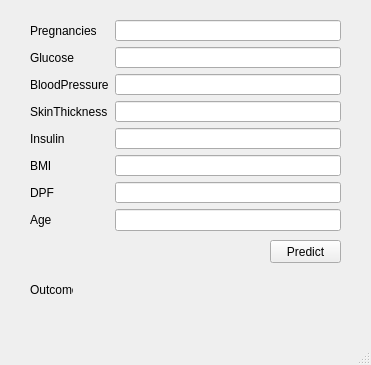
<?xml version="1.0" encoding="UTF-8"?>
<ui version="4.0">
 <class>MainWindow</class>
 <widget class="QMainWindow" name="MainWindow">
  <property name="enabled">
   <bool>true</bool>
  </property>
  <property name="geometry">
   <rect>
    <x>0</x>
    <y>0</y>
    <width>371</width>
    <height>365</height>
   </rect>
  </property>
  <property name="windowTitle">
   <string>MainWindow</string>
  </property>
  <widget class="QWidget" name="centralwidget">
   <widget class="QWidget" name="formLayoutWidget">
    <property name="geometry">
     <rect>
      <x>30</x>
      <y>20</y>
      <width>311</width>
      <height>211</height>
     </rect>
    </property>
    <layout class="QFormLayout" name="formLayout">
     <item row="0" column="0">
      <widget class="QLabel" name="label_1">
       <property name="text">
        <string>Pregnancies</string>
       </property>
      </widget>
     </item>
     <item row="0" column="1">
      <widget class="QLineEdit" name="lineEdit_17"/>
     </item>
     <item row="1" column="0">
      <widget class="QLabel" name="label_2">
       <property name="text">
        <string>Glucose</string>
       </property>
      </widget>
     </item>
     <item row="1" column="1">
      <widget class="QLineEdit" name="lineEdit_18"/>
     </item>
     <item row="2" column="0">
      <widget class="QLabel" name="label_3">
       <property name="text">
        <string>BloodPressure</string>
       </property>
      </widget>
     </item>
     <item row="2" column="1">
      <widget class="QLineEdit" name="lineEdit_13"/>
     </item>
     <item row="3" column="0">
      <widget class="QLabel" name="label_4">
       <property name="text">
        <string>SkinThickness</string>
       </property>
      </widget>
     </item>
     <item row="3" column="1">
      <widget class="QLineEdit" name="lineEdit_16"/>
     </item>
     <item row="4" column="0">
      <widget class="QLabel" name="label_5">
       <property name="text">
        <string>Insulin</string>
       </property>
      </widget>
     </item>
     <item row="4" column="1">
      <widget class="QLineEdit" name="lineEdit_14"/>
     </item>
     <item row="5" column="0">
      <widget class="QLabel" name="label_6">
       <property name="text">
        <string>BMI</string>
       </property>
      </widget>
     </item>
     <item row="5" column="1">
      <widget class="QLineEdit" name="lineEdit_10"/>
     </item>
     <item row="6" column="0">
      <widget class="QLabel" name="label_7">
       <property name="text">
        <string>DPF</string>
       </property>
      </widget>
     </item>
     <item row="6" column="1">
      <widget class="QLineEdit" name="lineEdit_12"/>
     </item>
     <item row="7" column="0">
      <widget class="QLabel" name="label_8">
       <property name="text">
        <string>Age</string>
       </property>
      </widget>
     </item>
     <item row="7" column="1">
      <widget class="QLineEdit" name="lineEdit_15"/>
     </item>
    </layout>
   </widget>
   <widget class="QPushButton" name="pushButton">
    <property name="geometry">
     <rect>
      <x>270</x>
      <y>240</y>
      <width>71</width>
      <height>23</height>
     </rect>
    </property>
    <property name="text">
     <string>Predict</string>
    </property>
   </widget>
   <widget class="QLabel" name="label_9">
    <property name="geometry">
     <rect>
      <x>30</x>
      <y>280</y>
      <width>43</width>
      <height>20</height>
     </rect>
    </property>
    <property name="text">
     <string>Outcome</string>
    </property>
   </widget>
  </widget>
  <widget class="QMenuBar" name="menubar">
   <property name="geometry">
    <rect>
     <x>0</x>
     <y>0</y>
     <width>371</width>
     <height>21</height>
    </rect>
   </property>
  </widget>
  <widget class="QStatusBar" name="statusbar"/>
 </widget>
 <resources/>
 <connections/>
</ui>
